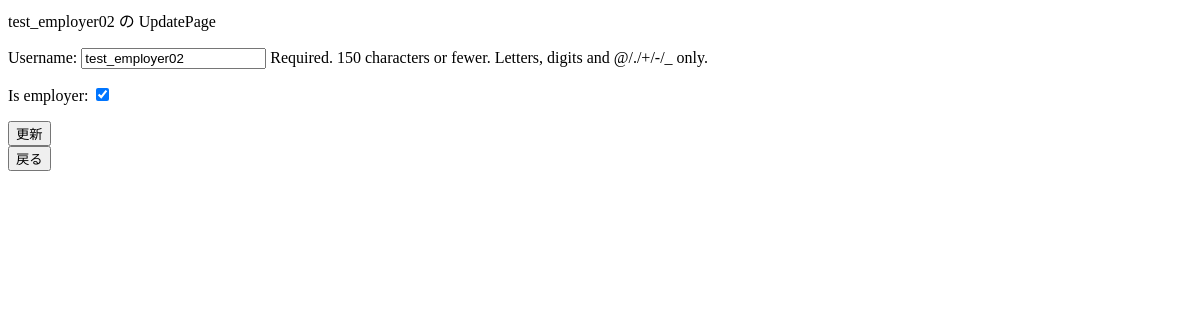
The page /update/5 (signed in) on the database as committed earlier.
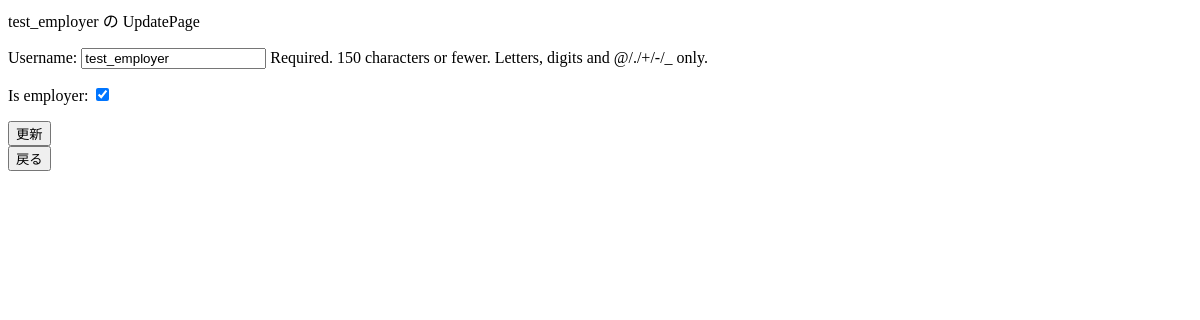
The same page on the database as committed later.
### top/models.py (models this page shows)
class User(AbstractUser):
    is_employer = models.BooleanField(default=False)

### top/views.py (the view)
# urls.py: path('update/<int:pk>', views.Update.as_view(), name='update'),
class Update(OnlyEmployerMixin, UpdateView):
    model = User
    template_name = 'top/update.html'
    fields = ['username', 'is_employer']
    success_url = reverse_lazy('top:edit')

### top/mixins.py (called while the page is built)
    def test_func(self):
        return self.request.user.is_employer

### templates/top/update.html (shortened to what this page needs)
<!DOCTYPE html>
<html lang="en">
<head>
</head>
<body>
{{ user.username }} の UpdatePage
<form method="post">
    {{ form.as_p }}
    <input type="submit" value="更新">
</form>
<form action="{% url 'top:edit' %}">
    <input type="submit" value="戻る">
</form>
</body>
</html>

Rows that differ between the two databases and show on the page:
changed User: username "test_employer02" → "test_employer"
